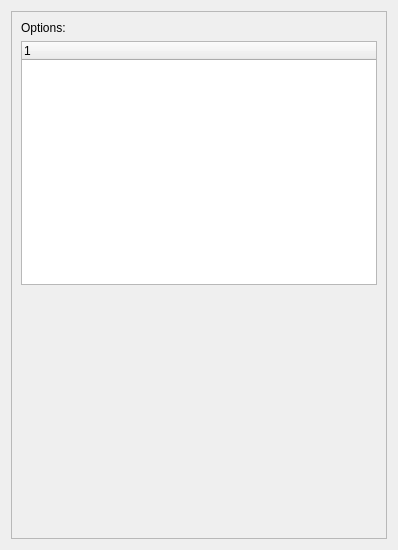
<?xml version="1.0" encoding="UTF-8"?>
<ui version="4.0">
 <class>Props</class>
 <widget class="QWidget" name="Props">
  <property name="geometry">
   <rect>
    <x>0</x>
    <y>0</y>
    <width>398</width>
    <height>550</height>
   </rect>
  </property>
  <property name="windowTitle">
   <string>Props</string>
  </property>
  <layout class="QVBoxLayout" name="verticalLayout">
   <item>
    <widget class="QScrollArea" name="scrollArea">
     <property name="widgetResizable">
      <bool>true</bool>
     </property>
     <widget class="QWidget" name="scrollAreaWidgetContents">
      <property name="geometry">
       <rect>
        <x>0</x>
        <y>0</y>
        <width>378</width>
        <height>530</height>
       </rect>
      </property>
      <layout class="QVBoxLayout" name="verticalLayout_2">
       <item>
        <widget class="QLabel" name="label">
         <property name="text">
          <string>Options:</string>
         </property>
        </widget>
       </item>
       <item>
        <widget class="QTreeWidget" name="PropOptions">
         <column>
          <property name="text">
           <string notr="true">1</string>
          </property>
         </column>
        </widget>
       </item>
       <item>
        <spacer name="verticalSpacer">
         <property name="orientation">
          <enum>Qt::Orientation::Vertical</enum>
         </property>
         <property name="sizeHint" stdset="0">
          <size>
           <width>20</width>
           <height>40</height>
          </size>
         </property>
        </spacer>
       </item>
      </layout>
     </widget>
    </widget>
   </item>
  </layout>
 </widget>
 <resources/>
 <connections/>
</ui>
